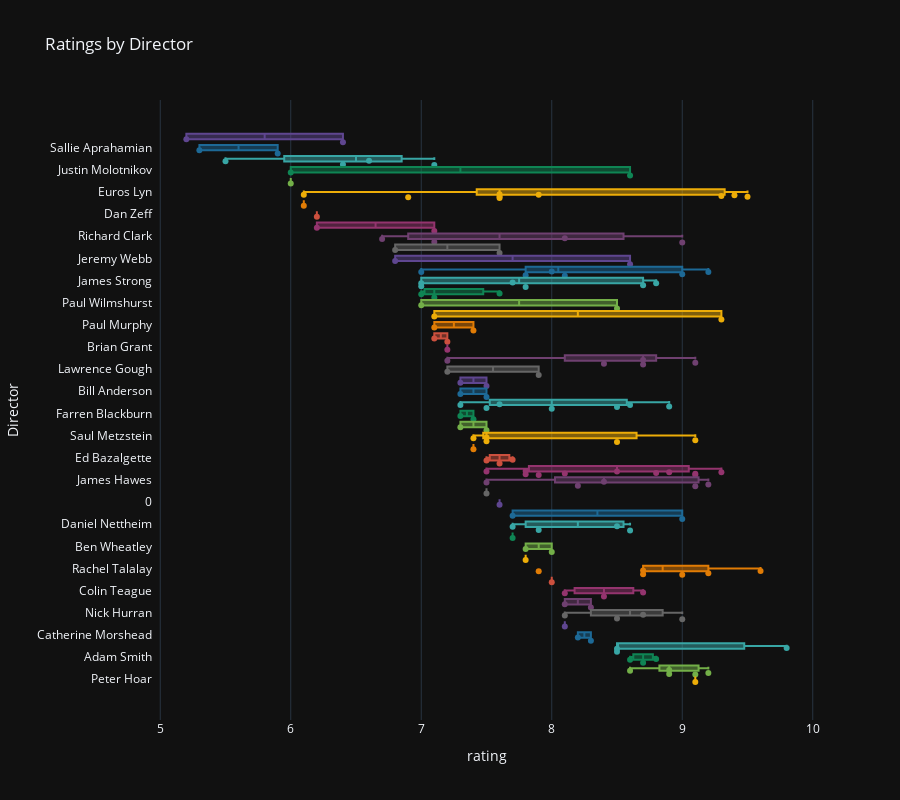

The notebook cell saved with this chart:
### Code cell
fig = px.box(df.sort_values(['rating','Director']), 
    x='rating', 
    y='Director',
    color='Director',
    points='all',
    title='Ratings by Director',
    color_discrete_sequence=theme_discrete)

fig.update_traces(quartilemethod='linear', jitter=1, showlegend=False)

format_and_show_tall(fig)

### Figure 1 — Plotly figure (JSON) as saved in the notebook; plotly's stock layout.template omitted (floating-point values rounded to 4 significant figures)
{"data": [{"alignmentgroup": "True", "boxpoints": "all", "hovertemplate": "Director=%{y}<br>rating=%{x}<extra></extra>", "jitter": 1, "legendgroup": "Jennifer Perrott", "marker": {"color": "rgb(95, 70, 144)"}, "name": "Jennifer Perrott", "notched": false, "offsetgroup": "Jennifer Perrott", "orientation": "h", "quartilemethod": "linear", "showlegend": false, "type": "box", "x": [5.2, 6.4], "x0": " ", "xaxis": "x", "y": ["Jennifer Perrott", "Jennifer Perrott"], "y0": " ", "yaxis": "y"}, {"alignmentgroup": "True", "boxpoints": "all", "hovertemplate": "Director=%{y}<br>rating=%{x}<extra></extra>", "jitter": 1, "legendgroup": "Sallie Aprahamian", "marker": {"color": "rgb(29, 105, 150)"}, "name": "Sallie Aprahamian", "notched": false, "offsetgroup": "Sallie Aprahamian", "orientation": "h", "quartilemethod": "linear", "showlegend": false, "type": "box", "x": [5.3, 5.9], "x0": " ", "xaxis": "x", "y": ["Sallie Aprahamian", "Sallie Aprahamian"], "y0": " ", "yaxis": "y"}, {"alignmentgroup": "True", "boxpoints": "all", "hovertemplate": "Director=%{y}<br>rating=%{x}<extra></extra>", "jitter": 1, "legendgroup": "Jamie Childs", "marker": {"color": "rgb(56, 166, 165)"}, "name": "Jamie Childs", "notched": false, "offsetgroup": "Jamie Childs", "orientation": "h", "quartilemethod": "linear", "showlegend": false, "type": "box", "x": [5.5, 6.4, 6.6, 7.1], "x0": " ", "xaxis": "x", "y": ["Jamie Childs", "Jamie Childs", "Jamie Childs", "Jamie Childs"], "y0": " ", "yaxis": "y"}, {"alignmentgroup": "True", "boxpoints": "all", "hovertemplate": "Director=%{y}<br>rating=%{x}<extra></extra>", "jitter": 1, "legendgroup": "Justin Molotnikov", "marker": {"color": "rgb(15, 133, 84)"}, "name": "Justin Molotnikov", "notched": false, "offsetgroup": "Justin Molotnikov", "orientation": "h", "quartilemethod": "linear", "showlegend": false, "type": "box", "x": [6, 8.6], "x0": " ", "xaxis": "x", "y": ["Justin Molotnikov", "Justin Molotnikov"], "y0": " ", "yaxis": "y"}, {"alignmentgroup": "True", "boxpoints": "all", "hovertemplate": "Director=%{y}<br>rating=%{x}<extra></extra>", "jitter": 1, "legendgroup": "Wayne Che Yip", "marker": {"color": "rgb(115, 175, 72)"}, "name": "Wayne Che Yip", "notched": false, "offsetgroup": "Wayne Che Yip", "orientation": "h", "quartilemethod": "linear", "showlegend": false, "type": "box", "x": [6], "x0": " ", "xaxis": "x", "y": ["Wayne Che Yip"], "y0": " ", "yaxis": "y"}, {"alignmentgroup": "True", "boxpoints": "all", "hovertemplate": "Director=%{y}<br>rating=%{x}<extra></extra>", "jitter": 1, "legendgroup": "Euros Lyn", "marker": {"color": "rgb(237, 173, 8)"}, "name": "Euros Lyn", "notched": false, "offsetgroup": "Euros Lyn", "orientation": "h", "quartilemethod": "linear", "showlegend": false, "type": "box", "x": [6.1, 6.9, 7.6, 7.6, 7.6, 7.9, 9.3, 9.4, 9.5], "x0": " ", "xaxis": "x", "y": ["Euros Lyn", "Euros Lyn", "Euros Lyn", "Euros Lyn", "Euros Lyn", "Euros Lyn", "Euros Lyn", "Euros Lyn", "Euros Lyn"], "y0": " ", "yaxis": "y"}, {"alignmentgroup": "True", "boxpoints": "all", "hovertemplate": "Director=%{y}<br>rating=%{x}<extra></extra>", "jitter": 1, "legendgroup": "Sheree Folkson", "marker": {"color": "rgb(225, 124, 5)"}, "name": "Sheree Folkson", "notched": false, "offsetgroup": "Sheree Folkson", "orientation": "h", "quartilemethod": "linear", "showlegend": false, "type": "box", "x": [6.1], "x0": " ", "xaxis": "x", "y": ["Sheree Folkson"], "y0": " ", "yaxis": "y"}, {"alignmentgroup": "True", "boxpoints": "all", "hovertemplate": "Director=%{y}<br>rating=%{x}<extra></extra>", "jitter": 1, "legendgroup": "Dan Zeff", "marker": {"color": "rgb(204, 80, 62)"}, "name": "Dan Zeff", "notched": false, "offsetgroup": "Dan Zeff", "orientation": "h", "quartilemethod": "linear", "showlegend": false, "type": "box", "x": [6.2], "x0": " ", "xaxis": "x", "y": ["Dan Zeff"], "y0": " ", "yaxis": "y"}, {"alignmentgroup": "True", "boxpoints": "all", "hovertemplate": "Director=%{y}<br>rating=%{x}<extra></extra>", "jitter": 1, "legendgroup": "Mark Tonderai", "marker": {"color": "rgb(148, 52, 110)"}, "name": "Mark Tonderai", "notched": false, "offsetgroup": "Mark Tonderai", "orientation": "h", "quartilemethod": "linear", "showlegend": false, "type": "box", "x": [6.2, 7.1], "x0": " ", "xaxis": "x", "y": ["Mark Tonderai", "Mark Tonderai"], "y0": " ", "yaxis": "y"}, {"alignmentgroup": "True", "boxpoints": "all", "hovertemplate": "Director=%{y}<br>rating=%{x}<extra></extra>", "jitter": 1, "legendgroup": "Richard Clark", "marker": {"color": "rgb(111, 64, 112)"}, "name": "Richard Clark", "notched": false, "offsetgroup": "Richard Clark", "orientation": "h", "quartilemethod": "linear", "showlegend": false, "type": "box", "x": [6.7, 7.1, 8.1, 9], "x0": " ", "xaxis": "x", "y": ["Richard Clark", "Richard Clark", "Richard Clark", "Richard Clark"], "y0": " ", "yaxis": "y"}, {"alignmentgroup": "True", "boxpoints": "all", "hovertemplate": "Director=%{y}<br>rating=%{x}<extra></extra>", "jitter": 1, "legendgroup": "Andrew Gunn", "marker": {"color": "rgb(102, 102, 102)"}, "name": "Andrew Gunn", "notched": false, "offsetgroup": "Andrew Gunn", "orientation": "h", "quartilemethod": "linear", "showlegend": false, "type": "box", "x": [6.8, 7.6], "x0": " ", "xaxis": "x", "y": ["Andrew Gunn", "Andrew Gunn"], "y0": " ", "yaxis": "y"}, {"alignmentgroup": "True", "boxpoints": "all", "hovertemplate": "Director=%{y}<br>rating=%{x}<extra></extra>", "jitter": 1, "legendgroup": "Jeremy Webb", "marker": {"color": "rgb(95, 70, 144)"}, "name": "Jeremy Webb", "notched": false, "offsetgroup": "Jeremy Webb", "orientation": "h", "quartilemethod": "linear", "showlegend": false, "type": "box", "x": [6.8, 8.6], "x0": " ", "xaxis": "x", "y": ["Jeremy Webb", "Jeremy Webb"], "y0": " ", "yaxis": "y"}, {"alignmentgroup": "True", "boxpoints": "all", "hovertemplate": "Director=%{y}<br>rating=%{x}<extra></extra>", "jitter": 1, "legendgroup": "Charles Palmer", "marker": {"color": "rgb(29, 105, 150)"}, "name": "Charles Palmer", "notched": false, "offsetgroup": "Charles Palmer", "orientation": "h", "quartilemethod": "linear", "showlegend": false, "type": "box", "x": [7, 7.8, 8, 8.1, 9, 9.2], "x0": " ", "xaxis": "x", "y": ["Charles Palmer", "Charles Palmer", "Charles Palmer", "Charles Palmer", "Charles Palmer", "Charles Palmer"], "y0": " ", "yaxis": "y"}, {"alignmentgroup": "True", "boxpoints": "all", "hovertemplate": "Director=%{y}<br>rating=%{x}<extra></extra>", "jitter": 1, "legendgroup": "James Strong", "marker": {"color": "rgb(56, 166, 165)"}, "name": "James Strong", "notched": false, "offsetgroup": "James Strong", "orientation": "h", "quartilemethod": "linear", "showlegend": false, "type": "box", "x": [7, 7, 7.7, 7.8, 8.7, 8.8], "x0": " ", "xaxis": "x", "y": ["James Strong", "James Strong", "James Strong", "James Strong", "James Strong", "James Strong"], "y0": " ", "yaxis": "y"}, {"alignmentgroup": "True", "boxpoints": "all", "hovertemplate": "Director=%{y}<br>rating=%{x}<extra></extra>", "jitter": 1, "legendgroup": "Keith Boak", "marker": {"color": "rgb(15, 133, 84)"}, "name": "Keith Boak", "notched": false, "offsetgroup": "Keith Boak", "orientation": "h", "quartilemethod": "linear", "showlegend": false, "type": "box", "x": [7, 7.1, 7.6], "x0": " ", "xaxis": "x", "y": ["Keith Boak", "Keith Boak", "Keith Boak"], "y0": " ", "yaxis": "y"}, {"alignmentgroup": "True", "boxpoints": "all", "hovertemplate": "Director=%{y}<br>rating=%{x}<extra></extra>", "jitter": 1, "legendgroup": "Paul Wilmshurst", "marker": {"color": "rgb(115, 175, 72)"}, "name": "Paul Wilmshurst", "notched": false, "offsetgroup": "Paul Wilmshurst", "orientation": "h", "quartilemethod": "linear", "showlegend": false, "type": "box", "x": [7, 8.5], "x0": " ", "xaxis": "x", "y": ["Paul Wilmshurst", "Paul Wilmshurst"], "y0": " ", "yaxis": "y"}, {"alignmentgroup": "True", "boxpoints": "all", "hovertemplate": "Director=%{y}<br>rating=%{x}<extra></extra>", "jitter": 1, "legendgroup": "Jonny Campbell", "marker": {"color": "rgb(237, 173, 8)"}, "name": "Jonny Campbell", "notched": false, "offsetgroup": "Jonny Campbell", "orientation": "h", "quartilemethod": "linear", "showlegend": false, "type": "box", "x": [7.1, 9.3], "x0": " ", "xaxis": "x", "y": ["Jonny Campbell", "Jonny Campbell"], "y0": " ", "yaxis": "y"}, {"alignmentgroup": "True", "boxpoints": "all", "hovertemplate": "Director=%{y}<br>rating=%{x}<extra></extra>", "jitter": 1, "legendgroup": "Paul Murphy", "marker": {"color": "rgb(225, 124, 5)"}, "name": "Paul Murphy", "notched": false, "offsetgroup": "Paul Murphy", "orientation": "h", "quartilemethod": "linear", "showlegend": false, "type": "box", "x": [7.1, 7.4], "x0": " ", "xaxis": "x", "y": ["Paul Murphy", "Paul Murphy"], "y0": " ", "yaxis": "y"}, {"alignmentgroup": "True", "boxpoints": "all", "hovertemplate": "Director=%{y}<br>rating=%{x}<extra></extra>", "jitter": 1, "legendgroup": "Wayne Yip", "marker": {"color": "rgb(204, 80, 62)"}, "name": "Wayne Yip", "notched": false, "offsetgroup": "Wayne Yip", "orientation": "h", "quartilemethod": "linear", "showlegend": false, "type": "box", "x": [7.1, 7.2], "x0": " ", "xaxis": "x", "y": ["Wayne Yip", "Wayne Yip"], "y0": " ", "yaxis": "y"}, {"alignmentgroup": "True", "boxpoints": "all", "hovertemplate": "Director=%{y}<br>rating=%{x}<extra></extra>", "jitter": 1, "legendgroup": "Brian Grant", "marker": {"color": "rgb(148, 52, 110)"}, "name": "Brian Grant", "notched": false, "offsetgroup": "Brian Grant", "orientation": "h", "quartilemethod": "linear", "showlegend": false, "type": "box", "x": [7.2], "x0": " ", "xaxis": "x", "y": ["Brian Grant"], "y0": " ", "yaxis": "y"}, {"alignmentgroup": "True", "boxpoints": "all", "hovertemplate": "Director=%{y}<br>rating=%{x}<extra></extra>", "jitter": 1, "legendgroup": "Joe Ahearne", "marker": {"color": "rgb(111, 64, 112)"}, "name": "Joe Ahearne", "notched": false, "offsetgroup": "Joe Ahearne", "orientation": "h", "quartilemethod": "linear", "showlegend": false, "type": "box", "x": [7.2, 8.4, 8.7, 8.7, 9.1], "x0": " ", "xaxis": "x", "y": ["Joe Ahearne", "Joe Ahearne", "Joe Ahearne", "Joe Ahearne", "Joe Ahearne"], "y0": " ", "yaxis": "y"}, {"alignmentgroup": "True", "boxpoints": "all", "hovertemplate": "Director=%{y}<br>rating=%{x}<extra></extra>", "jitter": 1, "legendgroup": "Lawrence Gough", "marker": {"color": "rgb(102, 102, 102)"}, "name": "Lawrence Gough", "notched": false, "offsetgroup": "Lawrence Gough", "orientation": "h", "quartilemethod": "linear", "showlegend": false, "type": "box", "x": [7.2, 7.9], "x0": " ", "xaxis": "x", "y": ["Lawrence Gough", "Lawrence Gough"], "y0": " ", "yaxis": "y"}, {"alignmentgroup": "True", "boxpoints": "all", "hovertemplate": "Director=%{y}<br>rating=%{x}<extra></extra>", "jitter": 1, "legendgroup": "Ashley Way", "marker": {"color": "rgb(95, 70, 144)"}, "name": "Ashley Way", "notched": false, "offsetgroup": "Ashley Way", "orientation": "h", "quartilemethod": "linear", "showlegend": false, "type": "box", "x": [7.3, 7.5], "x0": " ", "xaxis": "x", "y": ["Ashley Way", "Ashley Way"], "y0": " ", "yaxis": "y"}, {"alignmentgroup": "True", "boxpoints": "all", "hovertemplate": "Director=%{y}<br>rating=%{x}<extra></extra>", "jitter": 1, "legendgroup": "Bill Anderson", "marker": {"color": "rgb(29, 105, 150)"}, "name": "Bill Anderson", "notched": false, "offsetgroup": "Bill Anderson", "orientation": "h", "quartilemethod": "linear", "showlegend": false, "type": "box", "x": [7.3, 7.5], "x0": " ", "xaxis": "x", "y": ["Bill Anderson", "Bill Anderson"], "y0": " ", "yaxis": "y"}, {"alignmentgroup": "True", "boxpoints": "all", "hovertemplate": "Director=%{y}<br>rating=%{x}<extra></extra>", "jitter": 1, "legendgroup": "Douglas Mackinnon", "marker": {"color": "rgb(56, 166, 165)"}, "name": "Douglas Mackinnon", "notched": false, "offsetgroup": "Douglas Mackinnon", "orientation": "h", "quartilemethod": "linear", "showlegend": false, "type": "box", "x": [7.3, 7.5, 7.6, 8, 8.5, 8.6, 8.9], "x0": " ", "xaxis": "x", "y": ["Douglas Mackinnon", "Douglas Mackinnon", "Douglas Mackinnon", "Douglas Mackinnon", "Douglas Mackinnon", "Douglas Mackinnon", "Douglas Mackinnon"], "y0": " ", "yaxis": "y"}, {"alignmentgroup": "True", "boxpoints": "all", "hovertemplate": "Director=%{y}<br>rating=%{x}<extra></extra>", "jitter": 1, "legendgroup": "Farren Blackburn", "marker": {"color": "rgb(15, 133, 84)"}, "name": "Farren Blackburn", "notched": false, "offsetgroup": "Farren Blackburn", "orientation": "h", "quartilemethod": "linear", "showlegend": false, "type": "box", "x": [7.3, 7.4], "x0": " ", "xaxis": "x", "y": ["Farren Blackburn", "Farren Blackburn"], "y0": " ", "yaxis": "y"}, {"alignmentgroup": "True", "boxpoints": "all", "hovertemplate": "Director=%{y}<br>rating=%{x}<extra></extra>", "jitter": 1, "legendgroup": "Julian Simpson", "marker": {"color": "rgb(115, 175, 72)"}, "name": "Julian Simpson", "notched": false, "offsetgroup": "Julian Simpson", "orientation": "h", "quartilemethod": "linear", "showlegend": false, "type": "box", "x": [7.3, 7.5], "x0": " ", "xaxis": "x", "y": ["Julian Simpson", "Julian Simpson"], "y0": " ", "yaxis": "y"}, {"alignmentgroup": "True", "boxpoints": "all", "hovertemplate": "Director=%{y}<br>rating=%{x}<extra></extra>", "jitter": 1, "legendgroup": "Saul Metzstein", "marker": {"color": "rgb(237, 173, 8)"}, "name": "Saul Metzstein", "notched": false, "offsetgroup": "Saul Metzstein", "orientation": "h", "quartilemethod": "linear", "showlegend": false, "type": "box", "x": [7.4, 7.5, 7.5, 8.5, 9.1], "x0": " ", "xaxis": "x", "y": ["Saul Metzstein", "Saul Metzstein", "Saul Metzstein", "Saul Metzstein", "Saul Metzstein"], "y0": " ", "yaxis": "y"}, {"alignmentgroup": "True", "boxpoints": "all", "hovertemplate": "Director=%{y}<br>rating=%{x}<extra></extra>", "jitter": 1, "legendgroup": "Stephen Woolfenden", "marker": {"color": "rgb(225, 124, 5)"}, "name": "Stephen Woolfenden", "notched": false, "offsetgroup": "Stephen Woolfenden", "orientation": "h", "quartilemethod": "linear", "showlegend": false, "type": "box", "x": [7.4], "x0": " ", "xaxis": "x", "y": ["Stephen Woolfenden"], "y0": " ", "yaxis": "y"}, {"alignmentgroup": "True", "boxpoints": "all", "hovertemplate": "Director=%{y}<br>rating=%{x}<extra></extra>", "jitter": 1, "legendgroup": "Ed Bazalgette", "marker": {"color": "rgb(204, 80, 62)"}, "name": "Ed Bazalgette", "notched": false, "offsetgroup": "Ed Bazalgette", "orientation": "h", "quartilemethod": "linear", "showlegend": false, "type": "box", "x": [7.5, 7.6, 7.7], "x0": " ", "xaxis": "x", "y": ["Ed Bazalgette", "Ed Bazalgette", "Ed Bazalgette"], "y0": " ", "yaxis": "y"}, {"alignmentgroup": "True", "boxpoints": "all", "hovertemplate": "Director=%{y}<br>rating=%{x}<extra></extra>", "jitter": 1, "legendgroup": "Graeme Harper", "marker": {"color": "rgb(148, 52, 110)"}, "name": "Graeme Harper", "notched": false, "offsetgroup": "Graeme Harper", "orientation": "h", "quartilemethod": "linear", "showlegend": false, "type": "box", "x": [7.5, 7.8, 7.8, 7.9, 8.1, 8.5, 8.8, 8.9, 9.1, 9.1, 9.3], "x0": " ", "xaxis": "x", "y": ["Graeme Harper", "Graeme Harper", "Graeme Harper", "Graeme Harper", "Graeme Harper", "Graeme Harper", "Graeme Harper", "Graeme Harper", "Graeme Harper", "Graeme Harper", "Graeme Harper"], "y0": " ", "yaxis": "y"}, {"alignmentgroup": "True", "boxpoints": "all", "hovertemplate": "Director=%{y}<br>rating=%{x}<extra></extra>", "jitter": 1, "legendgroup": "James Hawes", "marker": {"color": "rgb(111, 64, 112)"}, "name": "James Hawes", "notched": false, "offsetgroup": "James Hawes", "orientation": "h", "quartilemethod": "linear", "showlegend": false, "type": "box", "x": [7.5, 8.2, 8.4, 9.1, 9.2], "x0": " ", "xaxis": "x", "y": ["James Hawes", "James Hawes", "James Hawes", "James Hawes", "James Hawes"], "y0": " ", "yaxis": "y"}, {"alignmentgroup": "True", "boxpoints": "all", "hovertemplate": "Director=%{y}<br>rating=%{x}<extra></extra>", "jitter": 1, "legendgroup": "Mat King", "marker": {"color": "rgb(102, 102, 102)"}, "name": "Mat King", "notched": false, "offsetgroup": "Mat King", "orientation": "h", "quartilemethod": "linear", "showlegend": false, "type": "box", "x": [7.5], "x0": " ", "xaxis": "x", "y": ["Mat King"], "y0": " ", "yaxis": "y"}, {"alignmentgroup": "True", "boxpoints": "all", "hovertemplate": "Director=%{y}<br>rating=%{x}<extra></extra>", "jitter": 1, "legendgroup": "0", "marker": {"color": "rgb(95, 70, 144)"}, "name": "0", "notched": false, "offsetgroup": "0", "orientation": "h", "quartilemethod": "linear", "showlegend": false, "type": "box", "x": [7.6], "x0": " ", "xaxis": "x", "y": ["0"], "y0": " ", "yaxis": "y"}, {"alignmentgroup": "True", "boxpoints": "all", "hovertemplate": "Director=%{y}<br>rating=%{x}<extra></extra>", "jitter": 1, "legendgroup": "Alice Troughton", "marker": {"color": "rgb(29, 105, 150)"}, "name": "Alice Troughton", "notched": false, "offsetgroup": "Alice Troughton", "orientation": "h", "quartilemethod": "linear", "showlegend": false, "type": "box", "x": [7.7, 9], "x0": " ", "xaxis": "x", "y": ["Alice Troughton", "Alice Troughton"], "y0": " ", "yaxis": "y"}, {"alignmentgroup": "True", "boxpoints": "all", "hovertemplate": "Director=%{y}<br>rating=%{x}<extra></extra>", "jitter": 1, "legendgroup": "Daniel Nettheim", "marker": {"color": "rgb(56, 166, 165)"}, "name": "Daniel Nettheim", "notched": false, "offsetgroup": "Daniel Nettheim", "orientation": "h", "quartilemethod": "linear", "showlegend": false, "type": "box", "x": [7.7, 7.9, 8.5, 8.6], "x0": " ", "xaxis": "x", "y": ["Daniel Nettheim", "Daniel Nettheim", "Daniel Nettheim", "Daniel Nettheim"], "y0": " ", "yaxis": "y"}, {"alignmentgroup": "True", "boxpoints": "all", "hovertemplate": "Director=%{y}<br>rating=%{x}<extra></extra>", "jitter": 1, "legendgroup": "Steve Hughes", "marker": {"color": "rgb(15, 133, 84)"}, "name": "Steve Hughes", "notched": false, "offsetgroup": "Steve Hughes", "orientation": "h", "quartilemethod": "linear", "showlegend": false, "type": "box", "x": [7.7], "x0": " ", "xaxis": "x", "y": ["Steve Hughes"], "y0": " ", "yaxis": "y"}, {"alignmentgroup": "True", "boxpoints": "all", "hovertemplate": "Director=%{y}<br>rating=%{x}<extra></extra>", "jitter": 1, "legendgroup": "Ben Wheatley", "marker": {"color": "rgb(115, 175, 72)"}, "name": "Ben Wheatley", "notched": false, "offsetgroup": "Ben Wheatley", "orientation": "h", "quartilemethod": "linear", "showlegend": false, "type": "box", "x": [7.8, 8], "x0": " ", "xaxis": "x", "y": ["Ben Wheatley", "Ben Wheatley"], "y0": " ", "yaxis": "y"}, {"alignmentgroup": "True", "boxpoints": "all", "hovertemplate": "Director=%{y}<br>rating=%{x}<extra></extra>", "jitter": 1, "legendgroup": "Jamie Payne", "marker": {"color": "rgb(237, 173, 8)"}, "name": "Jamie Payne", "notched": false, "offsetgroup": "Jamie Payne", "orientation": "h", "quartilemethod": "linear", "showlegend": false, "type": "box", "x": [7.8], "x0": " ", "xaxis": "x", "y": ["Jamie Payne"], "y0": " ", "yaxis": "y"}, {"alignmentgroup": "True", "boxpoints": "all", "hovertemplate": "Director=%{y}<br>rating=%{x}<extra></extra>", "jitter": 1, "legendgroup": "Rachel Talalay", "marker": {"color": "rgb(225, 124, 5)"}, "name": "Rachel Talalay", "notched": false, "offsetgroup": "Rachel Talalay", "orientation": "h", "quartilemethod": "linear", "showlegend": false, "type": "box", "x": [7.9, 8.7, 8.7, 9, 9.2, 9.6], "x0": " ", "xaxis": "x", "y": ["Rachel Talalay", "Rachel Talalay", "Rachel Talalay", "Rachel Talalay", "Rachel Talalay", "Rachel Talalay"], "y0": " ", "yaxis": "y"}, {"alignmentgroup": "True", "boxpoints": "all", "hovertemplate": "Director=%{y}<br>rating=%{x}<extra></extra>", "jitter": 1, "legendgroup": "Colm McCarthy", "marker": {"color": "rgb(204, 80, 62)"}, "name": "Colm McCarthy", "notched": false, "offsetgroup": "Colm McCarthy", "orientation": "h", "quartilemethod": "linear", "showlegend": false, "type": "box", "x": [8], "x0": " ", "xaxis": "x", "y": ["Colm McCarthy"], "y0": " ", "yaxis": "y"}, {"alignmentgroup": "True", "boxpoints": "all", "hovertemplate": "Director=%{y}<br>rating=%{x}<extra></extra>", "jitter": 1, "legendgroup": "Colin Teague", "marker": {"color": "rgb(148, 52, 110)"}, "name": "Colin Teague", "notched": false, "offsetgroup": "Colin Teague", "orientation": "h", "quartilemethod": "linear", "showlegend": false, "type": "box", "x": [8.1, 8.4, 8.7], "x0": " ", "xaxis": "x", "y": ["Colin Teague", "Colin Teague", "Colin Teague"], "y0": " ", "yaxis": "y"}, {"alignmentgroup": "True", "boxpoints": "all", "hovertemplate": "Director=%{y}<br>rating=%{x}<extra></extra>", "jitter": 1, "legendgroup": "Daniel O'Hara", "marker": {"color": "rgb(111, 64, 112)"}, "name": "Daniel O'Hara", "notched": false, "offsetgroup": "Daniel O'Hara", "orientation": "h", "quartilemethod": "linear", "showlegend": false, "type": "box", "x": [8.1, 8.3], "x0": " ", "xaxis": "x", "y": ["Daniel O'Hara", "Daniel O'Hara"], "y0": " ", "yaxis": "y"}, {"alignmentgroup": "True", "boxpoints": "all", "hovertemplate": "Director=%{y}<br>rating=%{x}<extra></extra>", "jitter": 1, "legendgroup": "Nick Hurran", "marker": {"color": "rgb(102, 102, 102)"}, "name": "Nick Hurran", "notched": false, "offsetgroup": "Nick Hurran", "orientation": "h", "quartilemethod": "linear", "showlegend": false, "type": "box", "x": [8.1, 8.5, 8.7, 9], "x0": " ", "xaxis": "x", "y": ["Nick Hurran", "Nick Hurran", "Nick Hurran", "Nick Hurran"], "y0": " ", "yaxis": "y"}, {"alignmentgroup": "True", "boxpoints": "all", "hovertemplate": "Director=%{y}<br>rating=%{x}<extra></extra>", "jitter": 1, "legendgroup": "Richard Senior", "marker": {"color": "rgb(95, 70, 144)"}, "name": "Richard Senior", "notched": false, "offsetgroup": "Richard Senior", "orientation": "h", "quartilemethod": "linear", "showlegend": false, "type": "box", "x": [8.1], "x0": " ", "xaxis": "x", "y": ["Richard Senior"], "y0": " ", "yaxis": "y"}, {"alignmentgroup": "True", "boxpoints": "all", "hovertemplate": "Director=%{y}<br>rating=%{x}<extra></extra>", "jitter": 1, "legendgroup": "Catherine Morshead", "marker": {"color": "rgb(29, 105, 150)"}, "name": "Catherine Morshead", "notched": false, "offsetgroup": "Catherine Morshead", "orientation": "h", "quartilemethod": "linear", "showlegend": false, "type": "box", "x": [8.2, 8.3], "x0": " ", "xaxis": "x", "y": ["Catherine Morshead", "Catherine Morshead"], "y0": " ", "yaxis": "y"}, {"alignmentgroup": "True", "boxpoints": "all", "hovertemplate": "Director=%{y}<br>rating=%{x}<extra></extra>", "jitter": 1, "legendgroup": "Hettie MacDonald", "marker": {"color": "rgb(56, 166, 165)"}, "name": "Hettie MacDonald", "notched": false, "offsetgroup": "Hettie MacDonald", "orientation": "h", "quartilemethod": "linear", "showlegend": false, "type": "box", "x": [8.5, 8.5, 9.8], "x0": " ", "xaxis": "x", "y": ["Hettie MacDonald", "Hettie MacDonald", "Hettie MacDonald"], "y0": " ", "yaxis": "y"}, {"alignmentgroup": "True", "boxpoints": "all", "hovertemplate": "Director=%{y}<br>rating=%{x}<extra></extra>", "jitter": 1, "legendgroup": "Adam Smith", "marker": {"color": "rgb(15, 133, 84)"}, "name": "Adam Smith", "notched": false, "offsetgroup": "Adam Smith", "orientation": "h", "quartilemethod": "linear", "showlegend": false, "type": "box", "x": [8.6, 8.7, 8.8], "x0": " ", "xaxis": "x", "y": ["Adam Smith", "Adam Smith", "Adam Smith"], "y0": " ", "yaxis": "y"}, {"alignmentgroup": "True", "boxpoints": "all", "hovertemplate": "Director=%{y}<br>rating=%{x}<extra></extra>", "jitter": 1, "legendgroup": "Toby Haynes", "marker": {"color": "rgb(115, 175, 72)"}, "name": "Toby Haynes", "notched": false, "offsetgroup": "Toby Haynes", "orientation": "h", "quartilemethod": "linear", "showlegend": false, "type": "box", "x": [8.6, 8.9, 8.9, 9.1, 9.2], "x0": " ", "xaxis": "x", "y": ["Toby Haynes", "Toby Haynes", "Toby Haynes", "Toby Haynes", "Toby Haynes"], "y0": " ", "yaxis": "y"}, {"alignmentgroup": "True", "boxpoints": "all", "hovertemplate": "Director=%{y}<br>rating=%{x}<extra></extra>", "jitter": 1, "legendgroup": "Peter Hoar", "marker": {"color": "rgb(237, 173, 8)"}, "name": "Peter Hoar", "notched": false, "offsetgroup": "Peter Hoar", "orientation": "h", "quartilemethod": "linear", "showlegend": false, "type": "box", "x": [9.1], "x0": " ", "xaxis": "x", "y": ["Peter Hoar"], "y0": " ", "yaxis": "y"}], "layout": {"boxmode": "overlay", "height": 800, "legend": {"title": {"text": "Director"}, "tracegroupgap": 0}, "title": {"text": "Ratings by Director"}, "xaxis": {"anchor": "y", "domain": [0, 1], "title": {"text": "rating"}}, "yaxis": {"anchor": "x", "categoryarray": ["Peter Hoar", "Toby Haynes", "Adam Smith", "Hettie MacDonald", "Catherine Morshead", "Richard Senior", "Nick Hurran", "Daniel O'Hara", "Colin Teague", "Colm McCarthy", "Rachel Talalay", "Jamie Payne", "Ben Wheatley", "Steve Hughes", "Daniel Nettheim", "Alice Troughton", "0", "Mat King", "James Hawes", "Graeme Harper", "Ed Bazalgette", "Stephen Woolfenden", "Saul Metzstein", "Julian Simpson", "Farren Blackburn", "Douglas Mackinnon", "Bill Anderson", "Ashley Way", "Lawrence Gough", "Joe Ahearne", "Brian Grant", "Wayne Yip", "Paul Murphy", "Jonny Campbell", "Paul Wilmshurst", "Keith Boak", "James Strong", "Charles Palmer", "Jeremy Webb", "Andrew Gunn", "Richard Clark", "Mark Tonderai", "Dan Zeff", "Sheree Folkson", "Euros Lyn", "Wayne Che Yip", "Justin Molotnikov", "Jamie Childs", "Sallie Aprahamian", "Jennifer Perrott"], "categoryorder": "array", "domain": [0, 1], "title": {"text": "Director"}}}}
